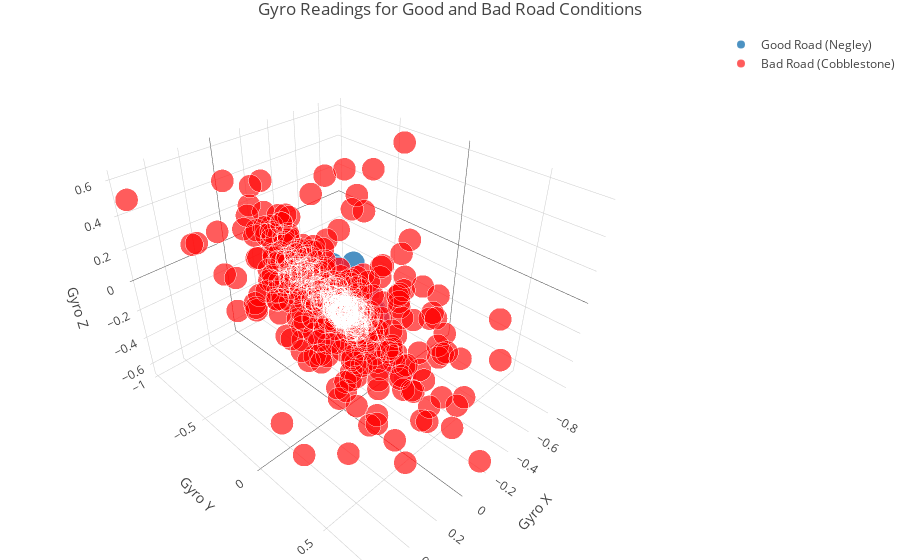

Source (notebook cell):
### Markdown cell above
### Gyro: Good Road vs. Bad Road

### Code cell
goodRoadPoints = go.Scatter3d(
    x=goodRoadDF['gyroX'],
    y=goodRoadDF['gyroY'],
    z=goodRoadDF['gyroZ'],
    name="Good Road (Negley)",
    mode='markers',
    marker=dict(
        size=8,
        line=dict(
            color='rgba(217, 217, 217, 0.14)',
            width=0.5
        ),
        opacity=0.8
    )
)

badRoadPoints = go.Scatter3d(
    x=badRoadDF['gyroX'],
    y=badRoadDF['gyroY'],
    z=badRoadDF['gyroZ'],
    name="Bad Road (Cobblestone)",
    mode='markers',
    marker=dict(
        size=8,
        color='rgba(256,0,0,0.8)',
        line=dict(
            color='rgba(217, 217, 217, 0.14)',
            width=0.5
        ),
        opacity=0.8
    )
)

data = [goodRoadPoints, badRoadPoints]
layout = go.Layout(
    margin=dict(l=0, r=0, b=0, t=30),
    title="Gyro Readings for Good and Bad Road Conditions",
    scene=go.Scene(
        xaxis=go.XAxis(title='Gyro X'),
        yaxis=go.YAxis(title='Gyro Y'),
        zaxis=go.ZAxis(title='Gyro Z')
    )
)
fig = go.Figure(data=data, layout=layout)
iplot(fig, filename='simple-3d-scatter')

### Figure 1 — Plotly figure (JSON) as saved in the notebook; plotly's stock layout.template omitted (floating-point values rounded to 4 significant figures; data arrays with more than 128 entries replaced by an {"elided": "..."} marker saying what was removed)
{"data": [{"marker": {"line": {"color": "rgba(217, 217, 217, 0.14)", "width": 0.5}, "opacity": 0.8, "size": 8}, "mode": "markers", "name": "Good Road (Negley)", "type": "scatter3d", "x": {"elided": "550 float values"}, "y": {"elided": "550 float values"}, "z": {"elided": "550 float values"}}, {"marker": {"color": "rgba(256,0,0,0.8)", "line": {"color": "rgba(217, 217, 217, 0.14)", "width": 0.5}, "opacity": 0.8, "size": 8}, "mode": "markers", "name": "Bad Road (Cobblestone)", "type": "scatter3d", "x": {"elided": "512 float values"}, "y": {"elided": "512 float values"}, "z": {"elided": "512 float values"}}], "layout": {"margin": {"b": 0, "l": 0, "r": 0, "t": 30}, "scene": {"xaxis": {"title": "Gyro X"}, "yaxis": {"title": "Gyro Y"}, "zaxis": {"title": "Gyro Z"}}, "title": "Gyro Readings for Good and Bad Road Conditions"}}
